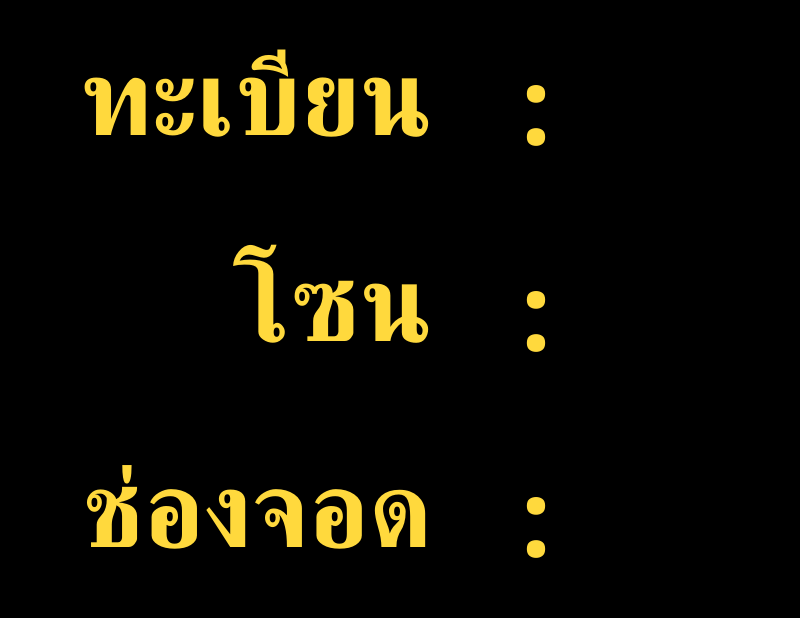
<?xml version="2.0" encoding="UTF-8"?>
<ui version="4.0">
 <class>Smallmonitor</class>
 <widget class="QMainWindow" name="Smallmonitor">
  <property name="geometry">
   <rect>
    <x>0</x>
    <y>0</y>
    <width>800</width>
    <height>618</height>
   </rect>
  </property>
  <property name="windowTitle">
   <string>Small Screen</string>
  </property>
  <property name="styleSheet">
   <string notr="true">background-color: rgb(0, 0, 0);
color: rgb(255, 217, 61);</string>
  </property>
  <widget class="QWidget" name="centralwidget">
   <layout class="QVBoxLayout" name="verticalLayout_3">
    <property name="spacing">
     <number>0</number>
    </property>
    <property name="leftMargin">
     <number>0</number>
    </property>
    <property name="topMargin">
     <number>0</number>
    </property>
    <property name="rightMargin">
     <number>0</number>
    </property>
    <property name="bottomMargin">
     <number>0</number>
    </property>
    <item>
     <widget class="QFrame" name="main_frame">
      <property name="styleSheet">
       <string notr="true"/>
      </property>
      <property name="frameShape">
       <enum>QFrame::NoFrame</enum>
      </property>
      <property name="frameShadow">
       <enum>QFrame::Raised</enum>
      </property>
      <property name="lineWidth">
       <number>0</number>
      </property>
      <layout class="QHBoxLayout" name="horizontalLayout">
       <property name="spacing">
        <number>0</number>
       </property>
       <property name="leftMargin">
        <number>0</number>
       </property>
       <property name="topMargin">
        <number>0</number>
       </property>
       <property name="rightMargin">
        <number>0</number>
       </property>
       <property name="bottomMargin">
        <number>0</number>
       </property>
       <item>
        <widget class="QFrame" name="frame_3">
         <property name="frameShape">
          <enum>QFrame::StyledPanel</enum>
         </property>
         <property name="frameShadow">
          <enum>QFrame::Raised</enum>
         </property>
        </widget>
       </item>
       <item>
        <widget class="QFrame" name="left_body_frame">
         <property name="frameShape">
          <enum>QFrame::NoFrame</enum>
         </property>
         <property name="frameShadow">
          <enum>QFrame::Raised</enum>
         </property>
         <property name="lineWidth">
          <number>0</number>
         </property>
         <layout class="QVBoxLayout" name="verticalLayout">
          <property name="spacing">
           <number>0</number>
          </property>
          <property name="leftMargin">
           <number>0</number>
          </property>
          <property name="topMargin">
           <number>0</number>
          </property>
          <property name="rightMargin">
           <number>0</number>
          </property>
          <property name="bottomMargin">
           <number>0</number>
          </property>
          <item>
           <widget class="QLabel" name="np_label">
            <property name="font">
             <font>
              <family>Mitr SemiBold</family>
              <pointsize>80</pointsize>
              <weight>75</weight>
              <bold>true</bold>
             </font>
            </property>
            <property name="text">
             <string>ทะเบียน</string>
            </property>
            <property name="scaledContents">
             <bool>false</bool>
            </property>
            <property name="alignment">
             <set>Qt::AlignRight|Qt::AlignTrailing|Qt::AlignVCenter</set>
            </property>
           </widget>
          </item>
          <item>
           <widget class="QLabel" name="zone_label">
            <property name="font">
             <font>
              <family>Mitr SemiBold</family>
              <pointsize>80</pointsize>
              <weight>75</weight>
              <bold>true</bold>
             </font>
            </property>
            <property name="text">
             <string>โซน</string>
            </property>
            <property name="alignment">
             <set>Qt::AlignRight|Qt::AlignTrailing|Qt::AlignVCenter</set>
            </property>
           </widget>
          </item>
          <item>
           <widget class="QLabel" name="label_3">
            <property name="font">
             <font>
              <family>Mitr SemiBold</family>
              <pointsize>80</pointsize>
              <weight>75</weight>
              <bold>true</bold>
             </font>
            </property>
            <property name="text">
             <string>ช่องจอด</string>
            </property>
            <property name="alignment">
             <set>Qt::AlignRight|Qt::AlignTrailing|Qt::AlignVCenter</set>
            </property>
           </widget>
          </item>
         </layout>
        </widget>
       </item>
       <item>
        <widget class="QFrame" name="frame_5">
         <property name="frameShape">
          <enum>QFrame::StyledPanel</enum>
         </property>
         <property name="frameShadow">
          <enum>QFrame::Raised</enum>
         </property>
        </widget>
       </item>
       <item>
        <widget class="QFrame" name="center_frame">
         <property name="maximumSize">
          <size>
           <width>50</width>
           <height>16777215</height>
          </size>
         </property>
         <property name="frameShape">
          <enum>QFrame::NoFrame</enum>
         </property>
         <property name="frameShadow">
          <enum>QFrame::Raised</enum>
         </property>
         <layout class="QVBoxLayout" name="verticalLayout_2">
          <property name="spacing">
           <number>0</number>
          </property>
          <property name="leftMargin">
           <number>0</number>
          </property>
          <property name="topMargin">
           <number>0</number>
          </property>
          <property name="rightMargin">
           <number>0</number>
          </property>
          <property name="bottomMargin">
           <number>0</number>
          </property>
          <item>
           <widget class="QLabel" name="np_label_2">
            <property name="font">
             <font>
              <family>Mitr SemiBold</family>
              <pointsize>80</pointsize>
              <weight>75</weight>
              <bold>true</bold>
             </font>
            </property>
            <property name="text">
             <string>:</string>
            </property>
            <property name="scaledContents">
             <bool>false</bool>
            </property>
            <property name="alignment">
             <set>Qt::AlignCenter</set>
            </property>
           </widget>
          </item>
          <item>
           <widget class="QLabel" name="zone_label_2">
            <property name="font">
             <font>
              <family>Mitr SemiBold</family>
              <pointsize>80</pointsize>
              <weight>75</weight>
              <bold>true</bold>
             </font>
            </property>
            <property name="text">
             <string>:</string>
            </property>
            <property name="alignment">
             <set>Qt::AlignCenter</set>
            </property>
           </widget>
          </item>
          <item>
           <widget class="QLabel" name="label_5">
            <property name="font">
             <font>
              <family>Mitr SemiBold</family>
              <pointsize>80</pointsize>
              <weight>75</weight>
              <bold>true</bold>
             </font>
            </property>
            <property name="text">
             <string>:</string>
            </property>
            <property name="alignment">
             <set>Qt::AlignCenter</set>
            </property>
           </widget>
          </item>
         </layout>
        </widget>
       </item>
       <item>
        <widget class="QFrame" name="frame_4">
         <property name="frameShape">
          <enum>QFrame::StyledPanel</enum>
         </property>
         <property name="frameShadow">
          <enum>QFrame::Raised</enum>
         </property>
        </widget>
       </item>
       <item>
        <widget class="QFrame" name="right_body_frame">
         <property name="frameShape">
          <enum>QFrame::NoFrame</enum>
         </property>
         <property name="frameShadow">
          <enum>QFrame::Raised</enum>
         </property>
         <layout class="QHBoxLayout" name="horizontalLayout_2">
          <property name="spacing">
           <number>0</number>
          </property>
          <property name="leftMargin">
           <number>0</number>
          </property>
          <property name="topMargin">
           <number>0</number>
          </property>
          <property name="rightMargin">
           <number>0</number>
          </property>
          <property name="bottomMargin">
           <number>0</number>
          </property>
          <item>
           <widget class="QFrame" name="frame">
            <property name="frameShape">
             <enum>QFrame::StyledPanel</enum>
            </property>
            <property name="frameShadow">
             <enum>QFrame::Raised</enum>
            </property>
            <layout class="QVBoxLayout" name="verticalLayout_4">
             <property name="spacing">
              <number>0</number>
             </property>
             <property name="leftMargin">
              <number>0</number>
             </property>
             <property name="topMargin">
              <number>0</number>
             </property>
             <property name="rightMargin">
              <number>0</number>
             </property>
             <property name="bottomMargin">
              <number>0</number>
             </property>
             <item>
              <widget class="QLabel" name="np_right_label">
               <property name="maximumSize">
                <size>
                 <width>16777215</width>
                 <height>16777215</height>
                </size>
               </property>
               <property name="font">
                <font>
                 <family>Mitr SemiBold</family>
                 <pointsize>80</pointsize>
                 <weight>75</weight>
                 <bold>true</bold>
                </font>
               </property>
               <property name="layoutDirection">
                <enum>Qt::LeftToRight</enum>
               </property>
               <property name="text">
                <string/>
               </property>
               <property name="alignment">
                <set>Qt::AlignCenter</set>
               </property>
              </widget>
             </item>
             <item>
              <widget class="QLabel" name="zone_right_label">
               <property name="maximumSize">
                <size>
                 <width>16777215</width>
                 <height>16777215</height>
                </size>
               </property>
               <property name="font">
                <font>
                 <family>Mitr SemiBold</family>
                 <pointsize>80</pointsize>
                 <weight>75</weight>
                 <bold>true</bold>
                </font>
               </property>
               <property name="layoutDirection">
                <enum>Qt::LeftToRight</enum>
               </property>
               <property name="text">
                <string/>
               </property>
               <property name="alignment">
                <set>Qt::AlignCenter</set>
               </property>
              </widget>
             </item>
             <item>
              <widget class="QLabel" name="bay_right_label">
               <property name="maximumSize">
                <size>
                 <width>16777215</width>
                 <height>16777215</height>
                </size>
               </property>
               <property name="font">
                <font>
                 <family>Mitr SemiBold</family>
                 <pointsize>80</pointsize>
                 <weight>75</weight>
                 <bold>true</bold>
                </font>
               </property>
               <property name="layoutDirection">
                <enum>Qt::LeftToRight</enum>
               </property>
               <property name="text">
                <string/>
               </property>
               <property name="alignment">
                <set>Qt::AlignCenter</set>
               </property>
              </widget>
             </item>
            </layout>
           </widget>
          </item>
         </layout>
        </widget>
       </item>
       <item>
        <widget class="QFrame" name="frame_2">
         <property name="frameShape">
          <enum>QFrame::StyledPanel</enum>
         </property>
         <property name="frameShadow">
          <enum>QFrame::Raised</enum>
         </property>
        </widget>
       </item>
      </layout>
     </widget>
    </item>
   </layout>
  </widget>
 </widget>
 <resources/>
 <connections/>
</ui>
